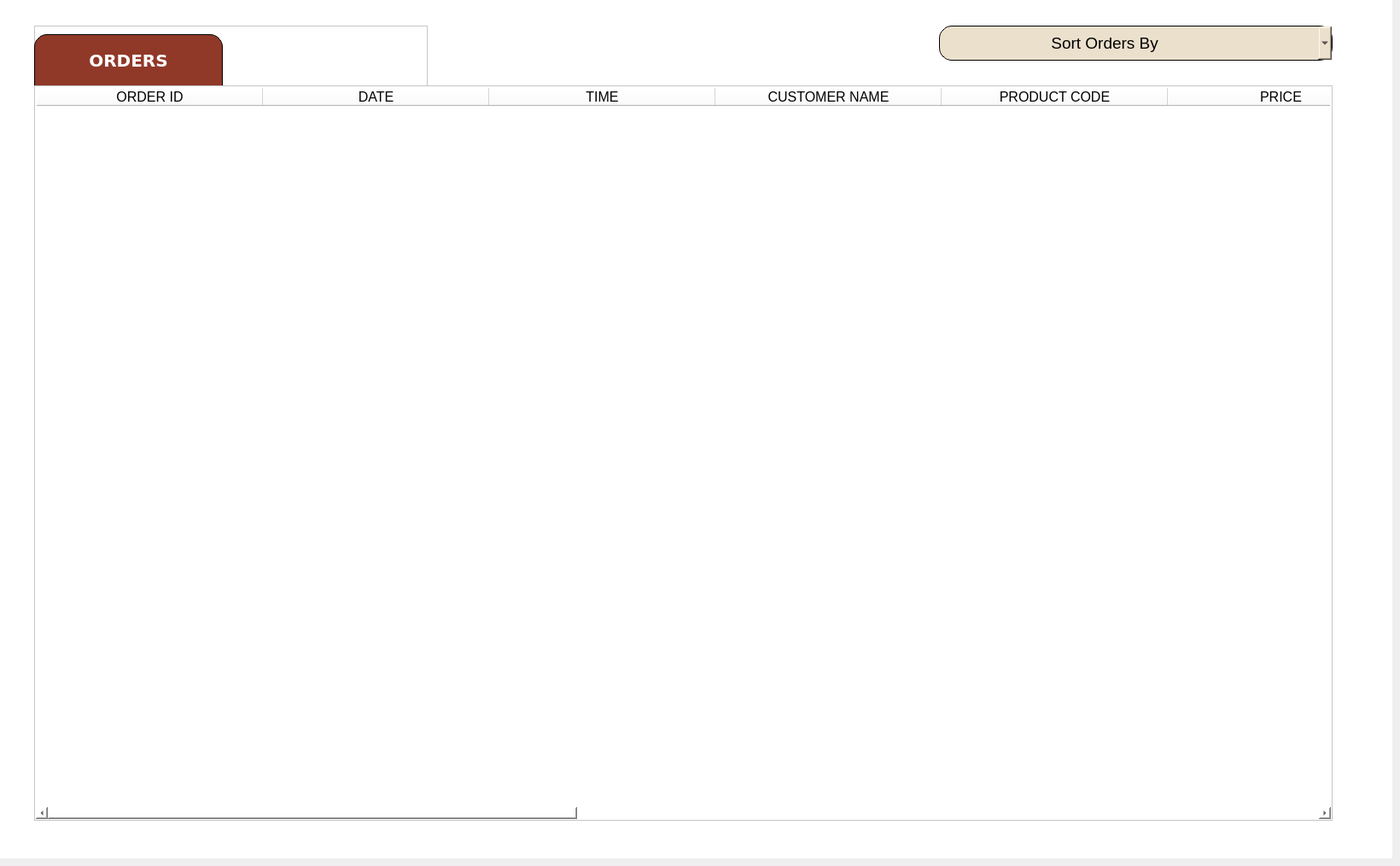
    <widget class="QWidget" name="Orders_page">
     <widget class="QWidget" name="orders_inview" native="true">
      <property name="geometry">
       <rect>
        <x>0</x>
        <y>0</y>
        <width>1631</width>
        <height>1005</height>
       </rect>
      </property>
      <property name="styleSheet">
       <string notr="true">background-color:#ffffff;</string>
      </property>
      <widget class="QFrame" name="frame_29">
       <property name="geometry">
        <rect>
         <x>40</x>
         <y>30</y>
         <width>461</width>
         <height>71</height>
        </rect>
       </property>
       <property name="frameShape">
        <enum>QFrame::StyledPanel</enum>
       </property>
       <property name="frameShadow">
        <enum>QFrame::Raised</enum>
       </property>
       <widget class="QLabel" name="label_5">
        <property name="geometry">
         <rect>
          <x>0</x>
          <y>10</y>
          <width>221</width>
          <height>61</height>
         </rect>
        </property>
        <property name="font">
         <font>
          <family>Verdana</family>
          <pointsize>15</pointsize>
          <weight>87</weight>
          <bold>true</bold>
         </font>
        </property>
        <property name="styleSheet">
         <string notr="true">
    background-color: #903929;
    color: white;
    font-weight: 700;
    border: 1px solid #000000; 
    padding: 10px;
    font-family: &quot;Verdana&quot;, sans-serif; 
    text-align: center;

    /* Only top corners curved */
    border-top-left-radius: 15px;
    border-top-right-radius: 15px;
    border-bottom-left-radius: 0px;
    border-bottom-right-radius: 0px;

</string>
        </property>
        <property name="text">
         <string>ORDERS</string>
        </property>
        <property name="alignment">
         <set>Qt::AlignCenter</set>
        </property>
       </widget>
      </widget>
      <widget class="QTableWidget" name="tableWidget_ORDERS">
       <property name="geometry">
        <rect>
         <x>40</x>
         <y>100</y>
         <width>1521</width>
         <height>861</height>
        </rect>
       </property>
       <property name="styleSheet">
        <string notr="true">padding: 1;</string>
       </property>
       <attribute name="horizontalHeaderDefaultSectionSize">
        <number>265</number>
       </attribute>
       <column>
        <property name="text">
         <string>ORDER ID</string>
        </property>
        <property name="font">
         <font>
          <pointsize>12</pointsize>
         </font>
        </property>
       </column>
       <column>
        <property name="text">
         <string>DATE</string>
        </property>
        <property name="font">
         <font>
          <pointsize>12</pointsize>
         </font>
        </property>
       </column>
       <column>
        <property name="text">
         <string>TIME</string>
        </property>
        <property name="font">
         <font>
          <pointsize>12</pointsize>
         </font>
        </property>
       </column>
       <column>
        <property name="text">
         <string>CUSTOMER NAME</string>
        </property>
        <property name="font">
         <font>
          <pointsize>12</pointsize>
         </font>
        </property>
       </column>
       <column>
        <property name="text">
         <string>PRODUCT CODE</string>
        </property>
        <property name="font">
         <font>
          <pointsize>12</pointsize>
         </font>
        </property>
       </column>
       <column>
        <property name="text">
         <string>PRICE</string>
        </property>
        <property name="font">
         <font>
          <pointsize>12</pointsize>
         </font>
        </property>
       </column>
       <column>
        <property name="text">
         <string>QUANTITY</string>
        </property>
        <property name="font">
         <font>
          <pointsize>12</pointsize>
         </font>
        </property>
       </column>
       <column>
        <property name="text">
         <string>BULK DISCOUNT</string>
        </property>
        <property name="font">
         <font>
          <pointsize>12</pointsize>
         </font>
        </property>
       </column>
       <column>
        <property name="text">
         <string>SERVICE ID</string>
        </property>
        <property name="font">
         <font>
          <pointsize>12</pointsize>
         </font>
        </property>
       </column>
       <column>
        <property name="text">
         <string>TOTAL AMOUNT</string>
        </property>
        <property name="font">
         <font>
          <pointsize>12</pointsize>
         </font>
        </property>
       </column>
       <column>
        <property name="text">
         <string>CUSTOMER ADDRESS</string>
        </property>
        <property name="font">
         <font>
          <pointsize>12</pointsize>
         </font>
        </property>
       </column>
       <column>
        <property name="text">
         <string>CUSTOMER CONTACT</string>
        </property>
        <property name="font">
         <font>
          <pointsize>12</pointsize>
         </font>
        </property>
       </column>
      </widget>
      <widget class="QComboBox" name="comboBox_SortORDERS_high_low">
       <property name="geometry">
        <rect>
         <x>1100</x>
         <y>30</y>
         <width>461</width>
         <height>41</height>
        </rect>
       </property>
       <property name="font">
        <font>
         <pointsize>14</pointsize>
        </font>
       </property>
       <property name="styleSheet">
        <string notr="true">    background-color: #ebe0cc;
    border-radius: 15px;
border: 1px solid #000000; 
text-align: center;</string>
       </property>
       <item>
        <property name="text">
         <string>                        Sort Orders By</string>
        </property>
       </item>
       <item>
        <property name="text">
         <string>  TOTAL AMOUNT (HIGHEST TO LOWEST)</string>
        </property>
       </item>
       <item>
        <property name="text">
         <string>  TOTAL AMOUNT (LOWEST TO HIGHEST)</string>
        </property>
       </item>
      </widget>
      <zorder>frame_29</zorder>
      <zorder>comboBox_SortORDERS_high_low</zorder>
      <zorder>tableWidget_ORDERS</zorder>
     </widget>
    </widget>
